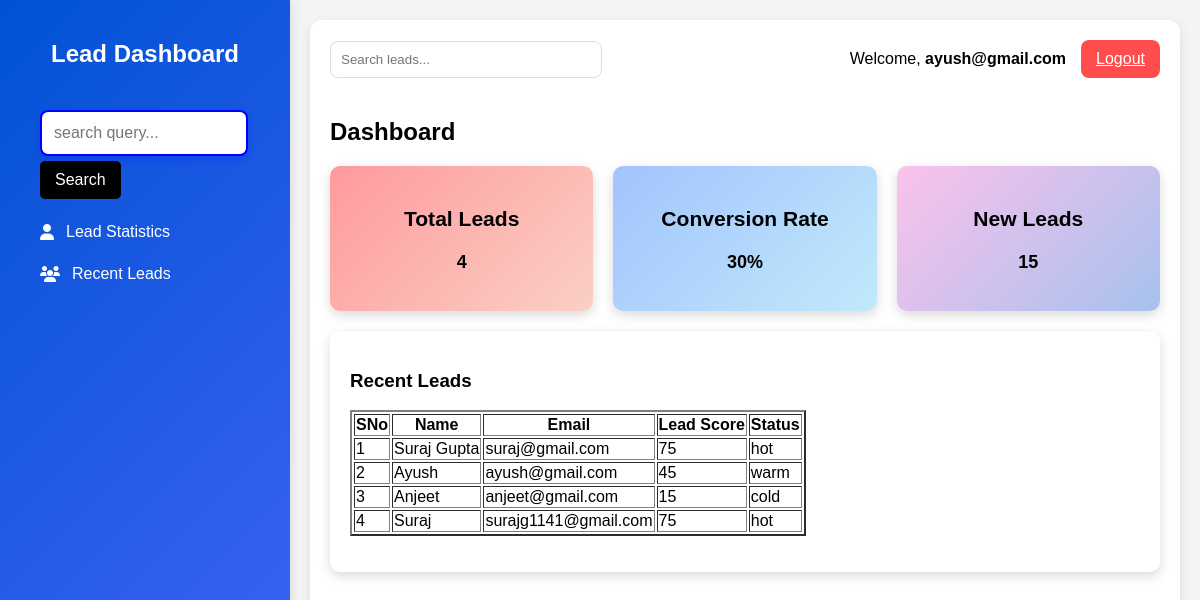
Page /dashboard (signed in) on the committed database.
### main.py (models this page shows, shortened)
class User(db.Model):
    __bind_key__ = 'db1'  # Uses user.db
    id           = db.Column(db.Integer, primary_key=True)
    name         = db.Column(db.String(100), nullable=False)
    email        = db.Column(db.String(100), unique=True)
    password     = db.Column(db.String(8))
    lead_score   = db.Column(db.Integer, nullable=False)
    status       = db.Column(db.String(10), nullable=False)

### main.py (the view, shortened to what this page needs)
@app.route('/dashboard', methods=['GET', 'POST'])
def dashboard():
    if session['email']:
        user = User.query.filter_by(email = session['email']).first()
        all_leads = User.query.all()
        count = 0
        for lead in all_leads:
            count += 1
        return render_template('dashboard.html', all_leads=all_leads, user=user, count = count)
    return redirect('/login')

### templates/dashboard.html (shortened to what this page needs)
<!DOCTYPE html>
<html lang="en">
<head>
    <link rel="stylesheet" href="static/style/dashboard.css">
</head>
<body>
    <div class="dashboard">
        <div class="sidebar">
            <h2>Lead Dashboard</h2>
            <div class="menu">
                <div class="menu-item">
                    <form action="/dashboard" method="post">
                        <input type="text" name="query" , id="query" class="search-input" placeholder="search query...">
                        <button type="submit" class="search-button">Search</button>
                    </form>
                </div>
                <div class="menu-item"><i class="fas fa-user"></i> Lead Statistics</div>
                <div class="menu-item"><i class="fas fa-users"></i> Recent Leads</div>
            </div>
        </div>
        <div class="main-content">
            <div class="top-bar">
                <div class="search-bar">
                    <input type="text" placeholder="Search leads...">
                </div>
                <div class="user-info">
                    <span>Welcome, <strong>{{ user.email }}</strong></span>
                    <a href="/login" class="logout-btn">Logout</a>
                </div>
            </div>
            <h2>Dashboard</h2>
            <div class="stats">
                <div class="stat-box">
                    <h3>Total Leads</h3>
                    <p id="total-leads"> {{ count }} </p>
                </div>
                <div class="stat-box" style="background: linear-gradient(135deg, #a1c4fd, #c2e9fb);">
                    <h3>Conversion Rate</h3>
                    <p id="conversion-rate">30%</p>
                </div>
                <div class="stat-box" style="background: linear-gradient(135deg, #fbc2eb, #a6c1ee);">
                    <h3>New Leads</h3>
                    <p id="new-leads">15</p>
                </div>
            </div>
            <div class="recent-leads">
                <h3>Recent Leads</h3>
                <ul class="lead-list" id="lead-list">
                    <div class="container">
                        <div class="table-responsive">
                            <table class="table table-bordered" border="2px">
                                <thead>
                                    <tr>
                                        <th>SNo</th>
                                        <th>Name</th>
                                        <th>Email</th>
                                        <th>Lead Score</th>
                                        <th>Status</th>
                                    </tr>
                                </thead>
                                <tbody>
                                    {% for visitor in all_leads %}
                                    <tr>
                                        <td>{{ loop.index }}</td>
                                        <td>{{ visitor.name }}</td>
                                        <td>{{ visitor.email }}</td>
                                        <td>{{ visitor.lead_score }}</td>
                                        <td>{{ visitor.status }}</td>
                                    </tr>
                                    {% endfor %}
                                </tbody>
                            </table>
                        </div>
                    </div>
                </ul>
            </div>
        </div>
    </div>
</body>
</html>

### static/style/dashboard.css (style rules this page uses)
body { font-family: 'Poppins', sans-serif; margin: 0; padding: 0; background: #f4f4f4; display: flex; }
.dashboard { display: flex; width: 100%; height: 100vh; }
.sidebar { background: linear-gradient(135deg, #0052D4, #4364F7); color: white; padding: 20px; width: 250px; display: flex; flex-direction: column; align-items: center; box-shadow: 2px 0 10px rgba(0, 0, 0, 0.1); }
.sidebar h2 { text-align: center; margin-bottom: 30px; font-size: 24px; font-weight: 600; }
.menu { width: 100%; }
.menu-item { display: flex; align-items: center; padding: 12px 20px; cursor: pointer; border-radius: 8px; transition: background 0.3s; font-size: 16px; }
.menu-item i { margin-right: 12px; }
.main-content { flex-grow: 1; padding: 20px; background: white; border-radius: 12px; box-shadow: 0px 4px 12px rgba(0, 0, 0, 0.1); margin: 20px; display: flex; flex-direction: column; }
.top-bar { display: flex; justify-content: space-between; align-items: center; margin-bottom: 20px; }
.search-bar input { padding: 10px; border: 1px solid #ddd; border-radius: 8px; width: 250px; }
.user-info { display: flex; align-items: center; gap: 15px; }
.logout-btn { background: #ff4d4d; color: white; border: none; padding: 10px 15px; border-radius: 8px; cursor: pointer; transition: background 0.3s; }
.stats { display: flex; justify-content: space-between; gap: 20px; margin-bottom: 20px; }
.stat-box { background: linear-gradient(135deg, #ff9a9e, #fad0c4); padding: 20px; border-radius: 10px; box-shadow: 0px 4px 12px rgba(0, 0, 0, 0.15); text-align: center; width: 30%; transition: transform 0.3s, box-shadow 0.3s; font-size: 18px; font-weight: 600; }
.recent-leads { background: white; padding: 20px; border-radius: 10px; box-shadow: 0px 4px 12px rgba(0, 0, 0, 0.15); }
.lead-list { list-style: none; padding: 0; }
.search-input { width: 180px; padding: 12px; border: 2px solid blue; border-radius: 8px; outline: none; font-size: 16px; transition: 0.3s ease; box-shadow: 0px 4px 8px rgba(0, 0, 255, 0.2); }
.search-button { background: black; color: white; border: none; outline: none; margin-top: 5px; padding: 10px 15px; border-radius: 5px; cursor: pointer; font-size: 16px; transition: 0.3s ease; }

### rows in the picture
User: email "ayush@gmail.com", name "Ayush", lead_score "45", status "warm"
User: name "Suraj Gupta", email "suraj@gmail.com", lead_score "75", status "hot"
User: name "Anjeet", email "anjeet@gmail.com", lead_score "15", status "cold"
User: name "Suraj", email "surajg1141@gmail.com", lead_score "75", status "hot"

### other values in the picture
{{ count }} "4"
